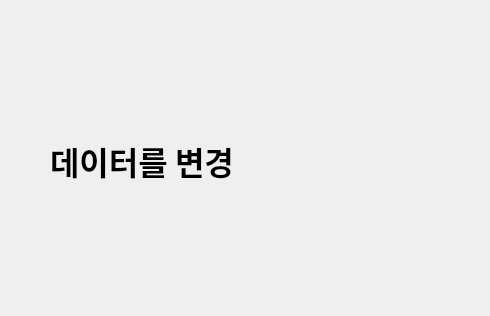
<?xml version="1.0" encoding="UTF-8"?>
<ui version="4.0">
 <class>Dialog</class>
 <widget class="QDialog" name="Dialog">
  <property name="geometry">
   <rect>
    <x>0</x>
    <y>0</y>
    <width>490</width>
    <height>316</height>
   </rect>
  </property>
  <property name="windowTitle">
   <string>Dialog</string>
  </property>
  <widget class="QLabel" name="label">
   <property name="geometry">
    <rect>
     <x>50</x>
     <y>100</y>
     <width>351</width>
     <height>121</height>
    </rect>
   </property>
   <property name="font">
    <font>
     <family>맑은 고딕</family>
     <pointsize>24</pointsize>
     <weight>75</weight>
     <bold>true</bold>
    </font>
   </property>
   <property name="text">
    <string>데이터를 변경</string>
   </property>
  </widget>
 </widget>
 <resources/>
 <connections/>
</ui>
